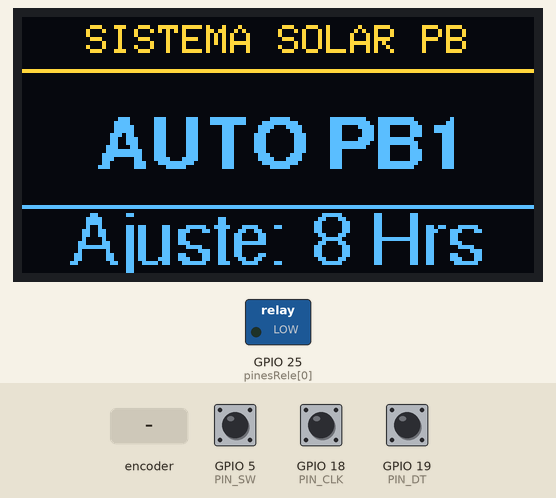
A sketch run on a simulated ESP32. Shown: 128×64 one-colour display, switched loads named in the sketch (green lamp = pin HIGH). Inputs (shaded band) come from the test bench; at power-on: GPIO 5 (PIN_SW) HIGH, GPIO 18 (PIN_CLK) HIGH, GPIO 19 (PIN_DT) HIGH. The OLED is the two-colour kind (top 16 rows yellow).

Above: at 3.2 s.
3.3 s: rotary encoder on GPIO 18 (PIN_CLK) / GPIO 19 (PIN_DT) turned 2 steps (second pin leading)
At 4.4 s:
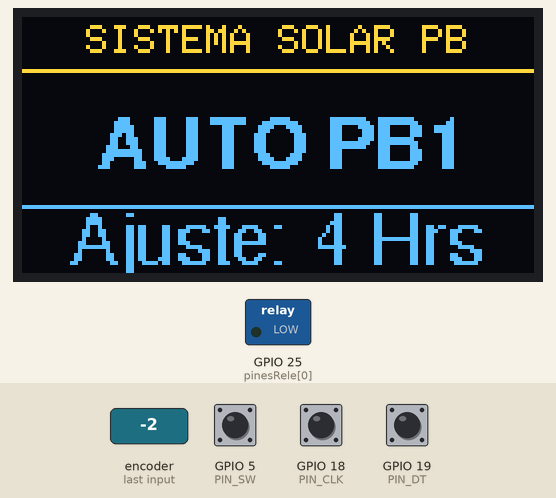
6.7 s: GPIO 5 (PIN_SW) pulled LOW for 1 s
At 8.5 s:
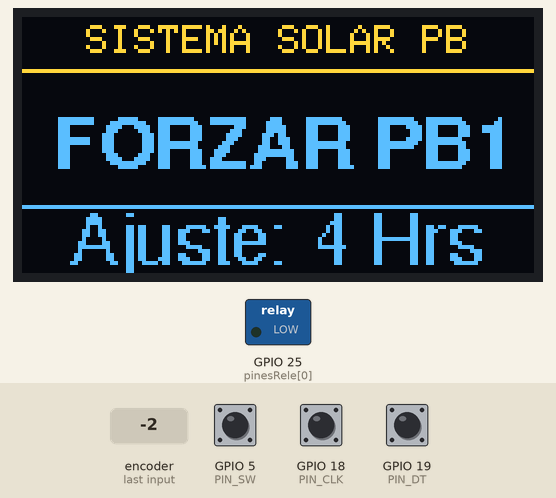
10.7 s: GPIO 5 (PIN_SW) pulled LOW for 3.2 s
At 14.9 s:
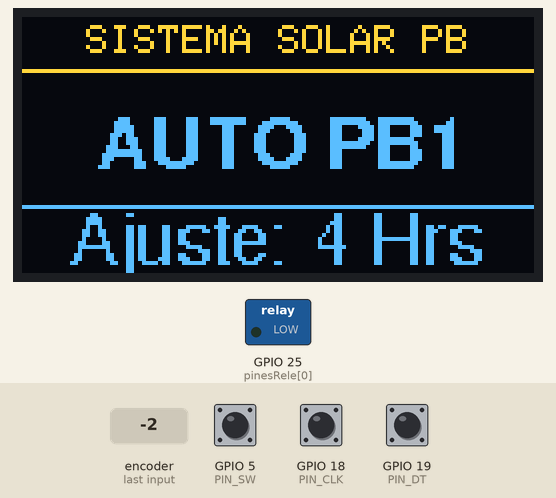
15.4 s: GPIO 5 (PIN_SW) pulled LOW for 0.15 s
At 16.7 s:
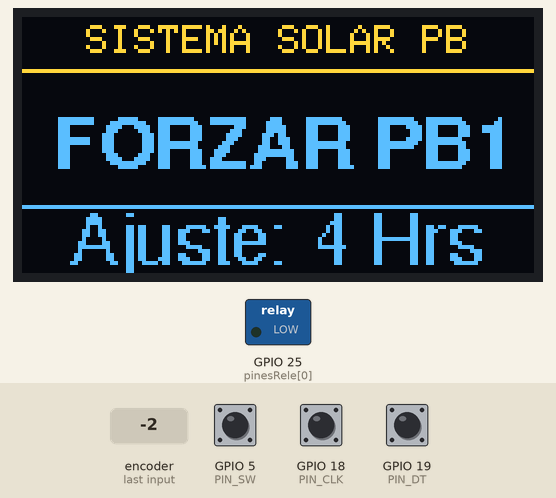
18.5 s: rotary encoder on GPIO 18 (PIN_CLK) / GPIO 19 (PIN_DT) turned 1 step (first pin leading)
At 22.4 s:
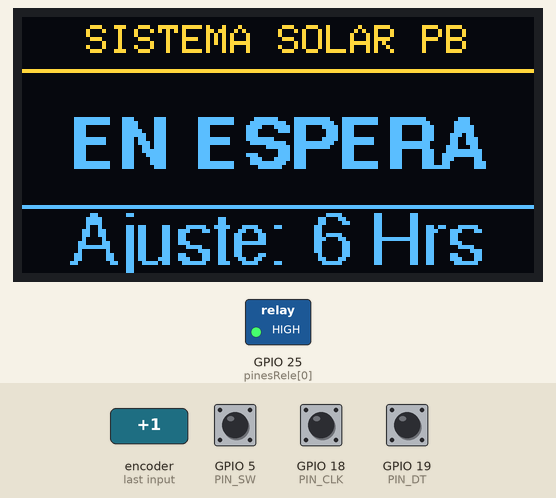
Timing chart, 0 to 22.7 s (numbered marks = the images above; inputs shaded):
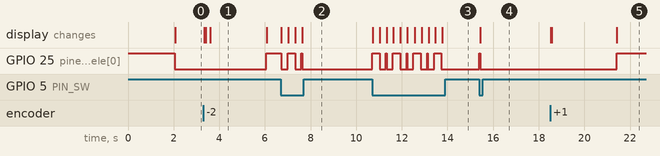

The sketch:

kong_charger_mvp.ino
```cpp
#include <Wire.h>
#include <Adafruit_GFX.h>
#include <Adafruit_SSD1306.h>

#include <Fonts/FreeSansBold9pt7b.h>
#include <Fonts/FreeSans9pt7b.h>

#define ANCHO_PANTALLA 128
#define ALTO_PANTALLA 64
// La pantalla usa los pines I2C por defecto del ESP32: SDA = 21, SCL = 22
Adafruit_SSD1306 display(ANCHO_PANTALLA, ALTO_PANTALLA, &Wire, -1);

// --- PINES (Solo para el MVP con 1 Relé) ---
#define PIN_CLK 18
#define PIN_DT 19
#define PIN_SW 5
const int pinesRele[1] = {25}; // Usamos solo el pin 25 para IN1

// --- CONFIGURACIÓN DE TIEMPO ---
// ¡MODO PRUEBA ACTIVADO! (1 hora = 1 segundo real)
const bool MODO_PRUEBA = true;
const unsigned long MULTIPLICADOR_MS = MODO_PRUEBA ? 1000UL : 3600000UL;

// --- VARIABLES DEL SISTEMA ---
int estadoSistema = 0;       // 0=AUTO PB1, 1=FORZAR PB1, 2=ESPERA
volatile int horasDeCarga = 8;
volatile bool actualizarPantalla = true;

unsigned long tiempoInicioEstado = 0;

int ultimoEstadoCLK;
unsigned long ultimoDebounceBoton = 0;
const int tiempoDebounce = 300;

// --- INTERRUPCIÓN DEL ENCODER ---
void IRAM_ATTR ISR_leerEncoder() {
  int estadoCLK = digitalRead(PIN_CLK);
  if (estadoCLK != ultimoEstadoCLK) {
    if (digitalRead(PIN_DT) != estadoCLK) {
      horasDeCarga++;
      if (horasDeCarga > 24) horasDeCarga = 24;
    } else {
      horasDeCarga--;
      if (horasDeCarga < 1) horasDeCarga = 1;
    }
    actualizarPantalla = true;
  }
  ultimoEstadoCLK = estadoCLK;
}

// Función auxiliar para centrar texto en la pantalla OLED
void escribirCentrado(const char* texto, int y, const GFXfont* fuente, int tamano = 1) {
  display.setFont(fuente);
  display.setTextSize(tamano);
  int16_t x1, y1;
  uint16_t anchoText, altoText;
  display.getTextBounds(texto, 0, 0, &x1, &y1, &anchoText, &altoText);
  display.setCursor((ANCHO_PANTALLA - anchoText) / 2, y);
  display.print(texto);
}

// Apaga el relé por seguridad (Lógica Inversa: HIGH es apagado)
void apagarTodosLosReles() {
  digitalWrite(pinesRele[0], HIGH);
}

// --- INTERFAZ GRÁFICA ---
void dibujarInterfaz(int estado, int horas, bool enReposo) {
  display.clearDisplay();
  display.setTextColor(SSD1306_WHITE);

  display.setFont(NULL);
  display.setTextSize(1);
  const char* titulo = "SISTEMA SOLAR PB";
  int16_t x1, y1; uint16_t w, h;
  display.getTextBounds(titulo, 0, 0, &x1, &y1, &w, &h);
  display.setCursor((ANCHO_PANTALLA - w) / 2, 2);
  display.print(titulo);
  display.drawFastHLine(0, 13, ANCHO_PANTALLA, SSD1306_WHITE);

  char bufferEstado[20];

  if (estado == 0) { // MODO AUTO
    if (enReposo) {
      snprintf(bufferEstado, sizeof(bufferEstado), "PAUSA AUTO");
    } else {
      snprintf(bufferEstado, sizeof(bufferEstado), "AUTO PB1");
    }
  } else if (estado == 1) {
    snprintf(bufferEstado, sizeof(bufferEstado), "FORZAR PB1");
  } else {
    snprintf(bufferEstado, sizeof(bufferEstado), "EN ESPERA");
  }

  escribirCentrado(bufferEstado, 37, &FreeSansBold9pt7b);

  display.drawFastHLine(0, 47, ANCHO_PANTALLA, SSD1306_WHITE);
  char bufferTiempo[20];
  snprintf(bufferTiempo, sizeof(bufferTiempo), "Ajuste: %d Hrs", horas);
  escribirCentrado(bufferTiempo, 61, &FreeSans9pt7b);

  display.display();
}

void setup() {
  Serial.begin(115200);

  // Configuración de pines
  pinMode(PIN_CLK, INPUT_PULLUP);
  pinMode(PIN_DT, INPUT_PULLUP);
  pinMode(PIN_SW, INPUT_PULLUP);

  pinMode(pinesRele[0], OUTPUT);
  digitalWrite(pinesRele[0], HIGH); // Iniciar apagado (relé desactivado)

  // Configuración de interrupciones para el Encoder
  ultimoEstadoCLK = digitalRead(PIN_CLK);
  attachInterrupt(digitalPinToInterrupt(PIN_CLK), ISR_leerEncoder, CHANGE);
  attachInterrupt(digitalPinToInterrupt(PIN_DT), ISR_leerEncoder, CHANGE);

  // Iniciar la pantalla OLED
  if(!display.begin(SSD1306_SWITCHCAPVCC, 0x3C)) {
    Serial.println(F("Fallo OLED. Revisa los cables SDA(21) y SCL(22)."));
    for(;;);
  }

  // Pantalla de inicio
  display.clearDisplay();
  escribirCentrado("KONG CHARGER", 25, &FreeSansBold9pt7b);
  escribirCentrado("Prueba MVP...", 50, &FreeSans9pt7b);
  display.display();
  delay(2000);

  tiempoInicioEstado = millis();
}

void loop() {
  unsigned long tiempoActual = millis();
  unsigned long tiempoTranscurrido = tiempoActual - tiempoInicioEstado;

  unsigned long duracionCargaMs = horasDeCarga * MULTIPLICADOR_MS;
  unsigned long cicloTotalMs = 48UL * MULTIPLICADOR_MS; // El ciclo total del sistema

  bool enReposo = false;

  // 1. LÓGICA DEL RELÉ SEGÚN EL ESTADO
  switch(estadoSistema) {
    case 0: // MODO AUTOMÁTICO PB1
      if (tiempoTranscurrido < duracionCargaMs) {
        // Fase de carga: Enciende el relé (LOW)
        digitalWrite(pinesRele[0], LOW);
        enReposo = false;
      } else if (tiempoTranscurrido >= duracionCargaMs && tiempoTranscurrido < cicloTotalMs) {
        // Fase de reposo: Apaga el relé (HIGH)
        apagarTodosLosReles();
        enReposo = true;
      } else if (tiempoTranscurrido >= cicloTotalMs) {
        // Pasaron las 48 "horas". Reinicia el ciclo para PB1.
        tiempoInicioEstado = tiempoActual;
        actualizarPantalla = true;
      }
      break;

    case 1: // FORZAR PB1
      if (tiempoTranscurrido < duracionCargaMs) {
        digitalWrite(pinesRele[0], LOW);
      } else {
        // Terminó el tiempo forzado, vuelve a ESPERA
        estadoSistema = 2;
        tiempoInicioEstado = tiempoActual;
        actualizarPantalla = true;
      }
      break;

    case 2: // EN ESPERA ABSOLUTA
      apagarTodosLosReles();
      break;
  }

  // 2. LEER EL BOTÓN PARA CAMBIAR DE MODO
  if (digitalRead(PIN_SW) == LOW && (tiempoActual - ultimoDebounceBoton > tiempoDebounce)) {
    ultimoDebounceBoton = tiempoActual;

    estadoSistema++;
    if (estadoSistema > 2) estadoSistema = 0;

    apagarTodosLosReles();
    tiempoInicioEstado = tiempoActual;
    actualizarPantalla = true;
  }

  // 3. ACTUALIZAR PANTALLA
  static bool estadoReposoAnterior = false;
  if (estadoSistema == 0 && enReposo != estadoReposoAnterior) {
    estadoReposoAnterior = enReposo;
    actualizarPantalla = true;
  }

  if (actualizarPantalla) {
    dibujarInterfaz(estadoSistema, horasDeCarga, enReposo);
    actualizarPantalla = false;
  }
}
```

Measured:
- after the input at 3.3 s, GPIO 25 (pinesRele[0]): LOW → HIGH after 2.8 s; the display: first changes after 0.05 s (image 1 shows a later state)
- after the input at 6.7 s, GPIO 25 (pinesRele[0]): goes LOW 0.28 s, HIGH 0.33 s, LOW 0.28 s, HIGH 0.03 s, then LOW, starting at once; the display: changes at once (image 2)
- after the input at 15.4 s, GPIO 25 (pinesRele[0]): LOW → HIGH after 0.00 s instead of 2.3 s; the display: changes at once (image 4)
- after the input at 18.5 s, GPIO 25 (pinesRele[0]): LOW → HIGH after 2.9 s instead of 0.93 s; the display: first changes at once (image 5 shows a later state)
- what the display in image 1 shows lasts 2.5 s, from 3.6 s to 6.1 s
